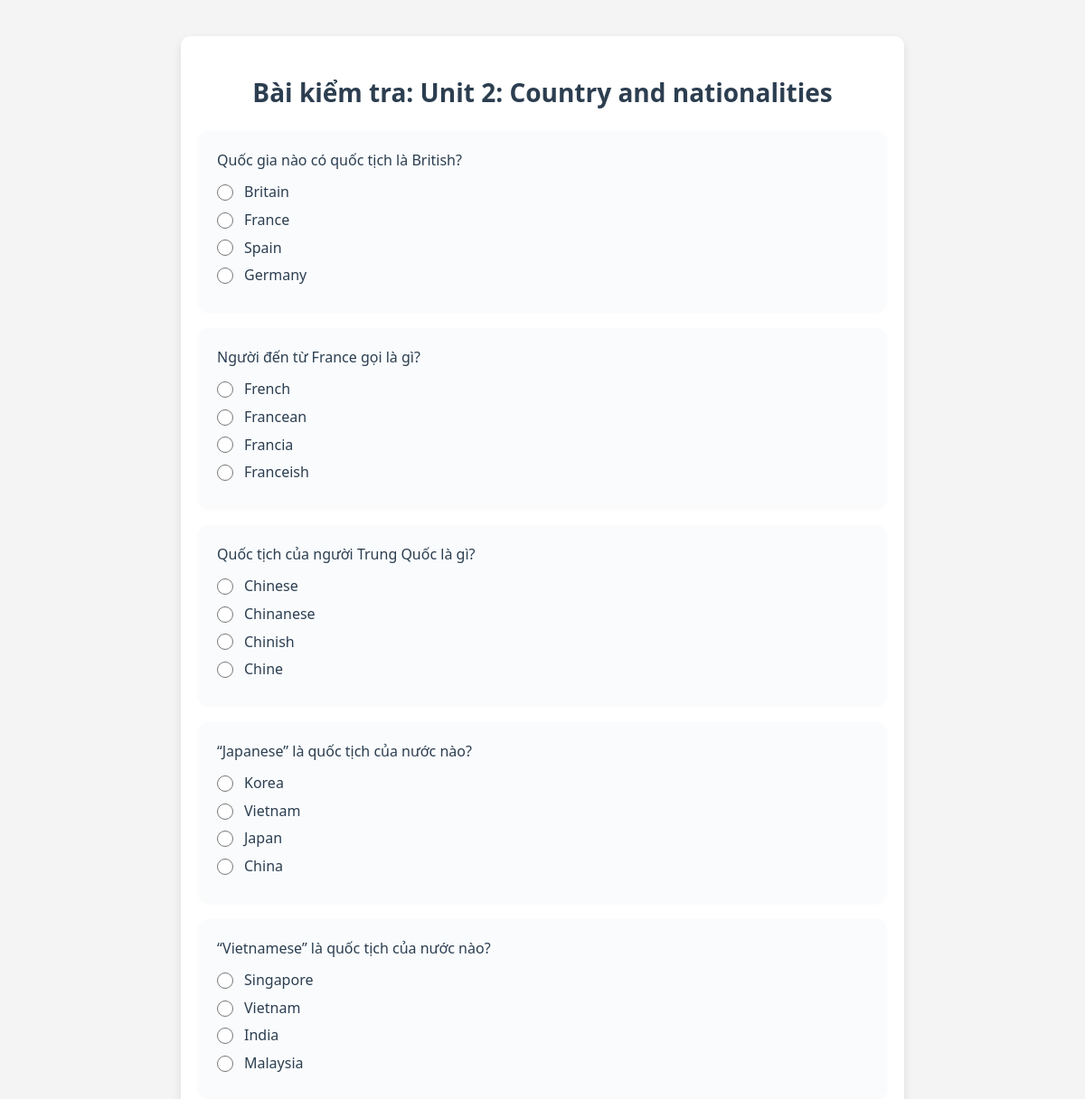
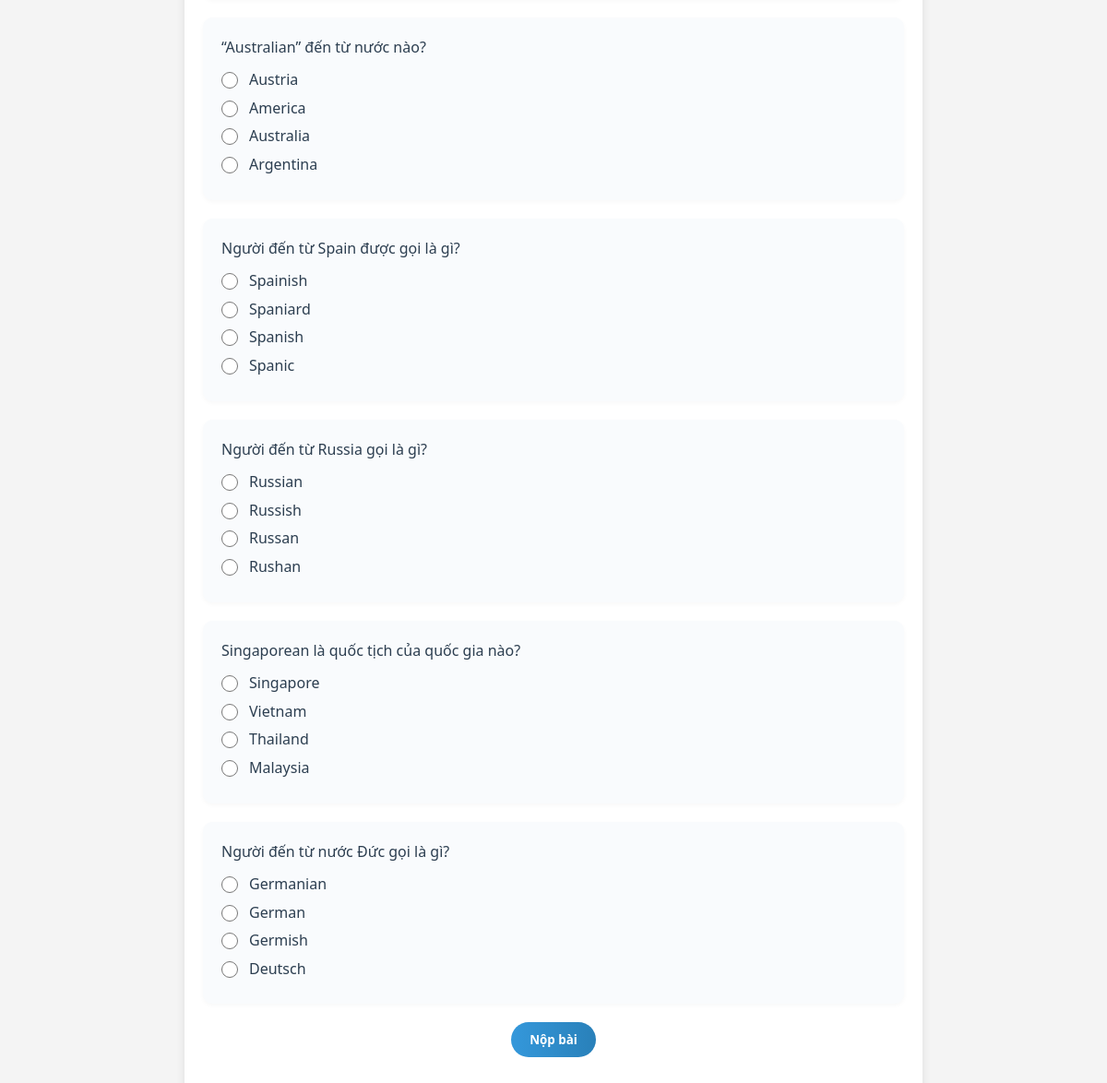
Page /admin/test_page.php?sub_lesson_id=8&course_id=1 (signed in) on the committed database (2 pictures, top to bottom).
### tables this page shows
CREATE TABLE `sub_lessons` (
  `id` int(11) NOT NULL,
  `course_id` int(11) NOT NULL,
  `title` varchar(255) NOT NULL,
  `description` text DEFAULT NULL,
  `video_url` varchar(255) DEFAULT NULL,
  `content_file` varchar(255) DEFAULT NULL,
  `order_number` int(11) DEFAULT 0
);

CREATE TABLE `sub_lesson_tests` (
  `id` int(11) NOT NULL,
  `sub_lesson_id` int(11) NOT NULL,
  `question_text` text NOT NULL,
  `option_a` varchar(255) NOT NULL,
  `option_b` varchar(255) NOT NULL,
  `option_c` varchar(255) NOT NULL,
  `option_d` varchar(255) NOT NULL,
  `correct_answer` char(1) NOT NULL
);

### admin/test_page.php (the view, shortened to what this page needs)
<?php
require_once '../config/config.php';
$sub_lesson_id = filter_var($_GET['sub_lesson_id'] ?? 0, FILTER_SANITIZE_NUMBER_INT);
$stmt = $conn->prepare("SELECT * FROM sub_lessons WHERE id = ?");
$stmt->bind_param("i", $sub_lesson_id);
$stmt->execute();
$sub_lesson = $stmt->get_result()->fetch_assoc() ?: die("Bài học không tồn tại!");
$test_stmt = $conn->prepare("SELECT * FROM sub_lesson_tests WHERE sub_lesson_id = ?");
$test_stmt->bind_param("i", $sub_lesson_id);
$test_stmt->execute();
$questions = $test_stmt->get_result();
?>
<!DOCTYPE html>
<html lang="vi">
<head>
    <link rel="stylesheet" href="../style.css">
</head>
<body>
    <div class="test-container">
        <h2>Bài kiểm tra: <?php echo htmlspecialchars($sub_lesson['title']); ?></h2>
        <form id="test-form" data-lesson-id="<?php echo $sub_lesson_id; ?>">
            <?php if ($questions->num_rows > 0): ?>
                <?php while ($question = $questions->fetch_assoc()): ?>
                    <div class="question">
                        <p><?php echo htmlspecialchars($question['question_text']); ?></p>
                        <div class="option">
                            <input type="radio" name="q<?php echo $question['id']; ?>" value="A" id="q<?php echo $question['id']; ?>_a">
                            <label for="q<?php echo $question['id']; ?>_a"><?php echo htmlspecialchars($question['option_a']); ?></label>
                        </div>
                        <div class="option">
                            <input type="radio" name="q<?php echo $question['id']; ?>" value="B" id="q<?php echo $question['id']; ?>_b">
                            <label for="q<?php echo $question['id']; ?>_b"><?php echo htmlspecialchars($question['option_b']); ?></label>
                        </div>
                        <div class="option">
                            <input type="radio" name="q<?php echo $question['id']; ?>" value="C" id="q<?php echo $question['id']; ?>_c">
                            <label for="q<?php echo $question['id']; ?>_c"><?php echo htmlspecialchars($question['option_c']); ?></label>
                        </div>
                        <div class="option">
                            <input type="radio" name="q<?php echo $question['id']; ?>" value="D" id="q<?php echo $question['id']; ?>_d">
                            <label for="q<?php echo $question['id']; ?>_d"><?php echo htmlspecialchars($question['option_d']); ?></label>
                        </div>
                    </div>
                <?php endwhile; ?>
                <button type="submit">Nộp bài</button>
            <?php else: ?>
                <p>Chưa có câu hỏi kiểm tra.</p>
            <?php endif; ?>
        </form>
    </div>
</body>
</html>

### style.css (style rules this page uses)
* { margin: 0; padding: 0; box-sizing: border-box; font-family: 'Segoe UI', Arial, sans-serif; }
body { margin: 0; font-family: 'Segoe UI', Arial, sans-serif; background: #f4f4f4; color: #2c3e50; line-height: 1.6; }
button, a { cursor: pointer; transition: all 0.3s ease; }
h2 { font-size: 24px; font-weight: 600; color: #34495e; margin: 20px 0 15px; }
.question { margin-bottom: 25px; padding: 20px; background: #f9fbfd; border-radius: 10px; box-shadow: 0 2px 5px rgba(0, 0, 0, 0.03); }
.question p { font-size: 18px; font-weight: 600; color: #34495e; margin-bottom: 15px; }
.option { margin: 10px 0; display: flex; align-items: center; }
.option input[type="radio"] { margin-right: 12px; accent-color: #3498db; width: 18px; height: 18px; }
.option label { font-size: 16px; color: #2c3e50; }

### admin/test_page.php (style rules this page uses)
body { margin: 0; font-family: Arial, sans-serif; background-color: #f4f4f4; }
.test-container { width: 90%; max-width: 800px; margin: 40px auto; padding: 20px; background: #fff; border-radius: 10px; box-shadow: 0 4px 10px rgba(0, 0, 0, 0.1); }
.test-container h2 { font-size: 28px; font-weight: 700; color: #2c3e50; text-align: center; margin-bottom: 20px; }
.question { margin-bottom: 20px; }
.question p { font-size: 16px; font-weight: 500; color: #2c3e50; margin-bottom: 10px; }
.option { margin: 5px 0; display: flex; align-items: center; }
.option input { margin-right: 10px; }
.test-container button { display: block; background: linear-gradient(90deg, #3498db, #2980b9); color: #fff; border: none; padding: 10px 20px; border-radius: 25px; font-weight: 600; cursor: pointer; margin: 20px auto; }

### rows in the picture
sub_lessons: title "Unit 2: Country and nationalities"
sub_lesson_tests: question_text "Quốc gia nào có quốc tịch là British?", option_a "Britain", option_b "France", option_c "Spain", option_d "Germany"
sub_lesson_tests: question_text "Người đến từ France gọi là gì?", option_a "French", option_b "Francean", option_c "Francia", option_d "Franceish"
sub_lesson_tests: question_text "Quốc tịch của người Trung Quốc là gì?", option_a "Chinese", option_b "Chinanese", option_c "Chinish", option_d "Chine"
sub_lesson_tests: question_text "“Japanese” là quốc tịch của nước nào?", option_a "Korea", option_b "Vietnam", option_c "Japan", option_d "China"
sub_lesson_tests: question_text "“Vietnamese” là quốc tịch của nước nào?", option_a "Singapore", option_b "Vietnam", option_c "India", option_d "Malaysia"
sub_lesson_tests: question_text "“Australian” đến từ nước nào?", option_a "Austria", option_b "America", option_c "Australia", option_d "Argentina"
sub_lesson_tests: question_text "Người đến từ Spain được gọi là gì?", option_a "Spainish", option_b "Spaniard", option_c "Spanish", option_d "Spanic"
sub_lesson_tests: question_text "Người đến từ Russia gọi là gì?", option_a "Russian", option_b "Russish", option_c "Russan", option_d "Rushan"
sub_lesson_tests: question_text "Singaporean là quốc tịch của quốc gia nào?", option_a "Singapore", option_b "Vietnam", option_c "Thailand", option_d "Malaysia"
sub_lesson_tests: question_text "Người đến từ nước Đức gọi là gì?", option_a "Germanian", option_b "German", option_c "Germish", option_d "Deutsch"
